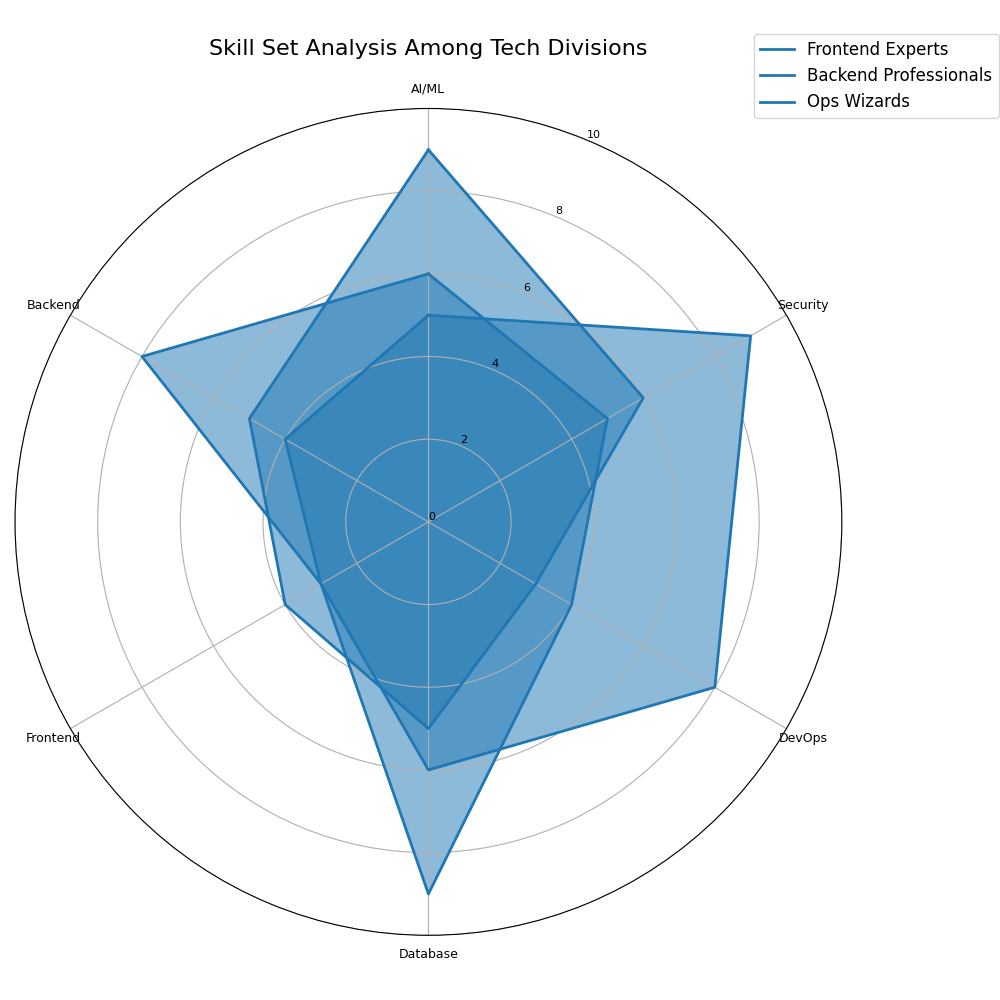

Here is the Python script that generated this plot:
import matplotlib.pyplot as plt
import numpy as np
from math import pi

categories = ['AI/ML', 'Security', 'DevOps', 'Database', 'Frontend', 'Backend']
num_vars = len(categories)

frontend_gurus = [9, 6, 3, 5, 4, 5]
backend_masters = [5, 9, 8, 6, 3, 4]
devops_ninjas = [6, 5, 4, 9, 3, 8]

proficiency_data = [frontend_gurus, backend_masters, devops_ninjas]

teams = ["Frontend Experts", "Backend Professionals", "Ops Wizards"]

angles = np.linspace(0, 2 * pi, num_vars, endpoint=False).tolist()
angles += angles[:1]

fig, ax = plt.subplots(figsize=(10, 10), subplot_kw=dict(polar=True))

# Choose a single color to apply consistently across all data groups
single_color = '#1f77b4'

for i, (team_data, team_name) in enumerate(zip(proficiency_data, teams)):
    team_data += team_data[:1]
    ax.plot(angles, team_data, linewidth=2, linestyle='solid', label=team_name, color=single_color)
    ax.fill(angles, team_data, alpha=0.5, color=single_color)

ax.set_theta_offset(pi / 2)
ax.set_theta_direction(-1)

ax.set_xticks(angles[:-1])
ax.set_xticklabels(categories, fontsize=9)

ax.set_ylim(0, 10)
ax.set_yticks(range(0, 11, 2))
ax.set_yticklabels([str(x) for x in range(0, 11, 2)], fontsize=8)

plt.title("Skill Set Analysis Among Tech Divisions", fontsize=16, pad=20)
plt.legend(loc='upper right', bbox_to_anchor=(1.2, 1.1), fontsize=12)

plt.tight_layout()
plt.show()
